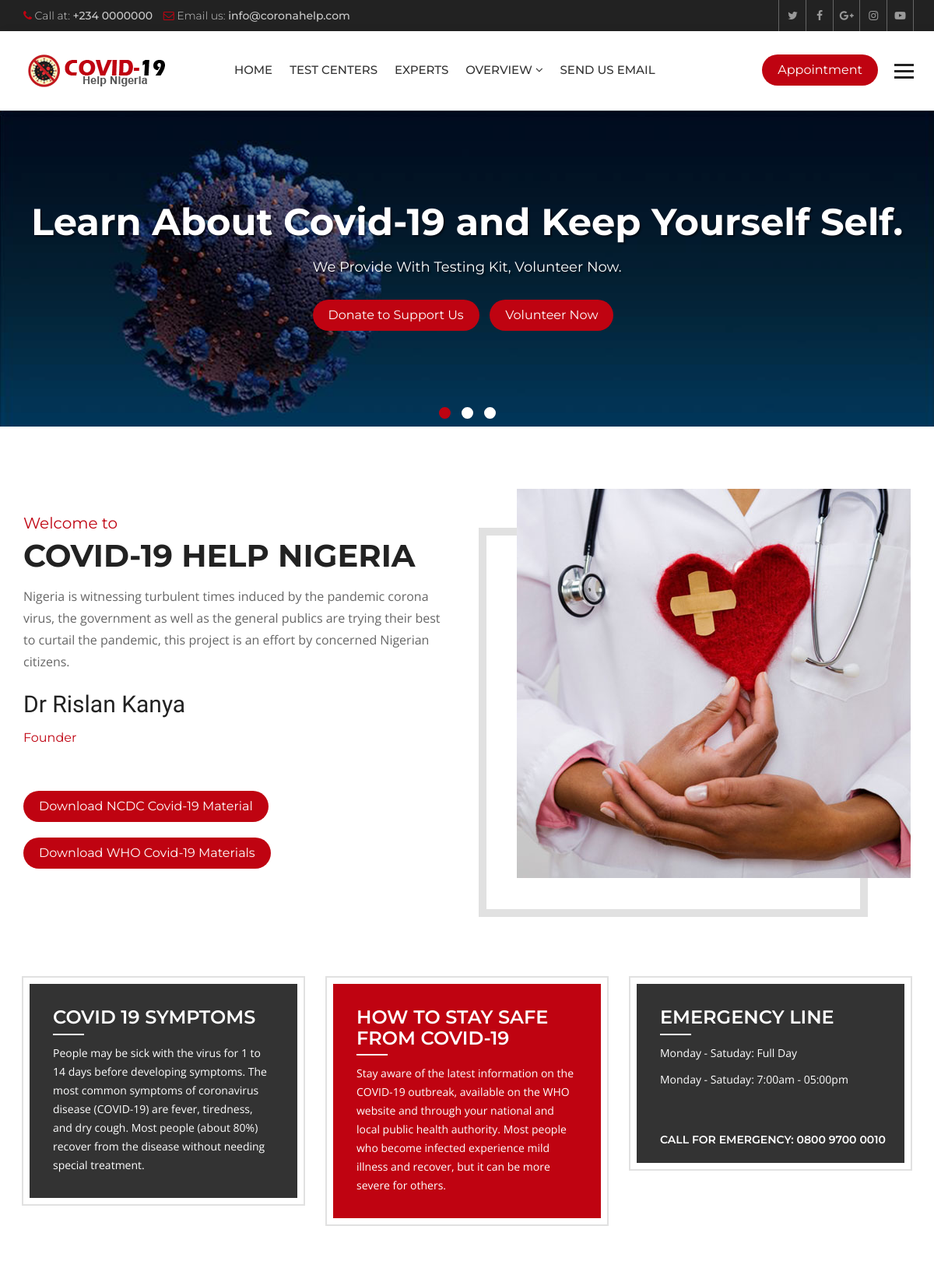
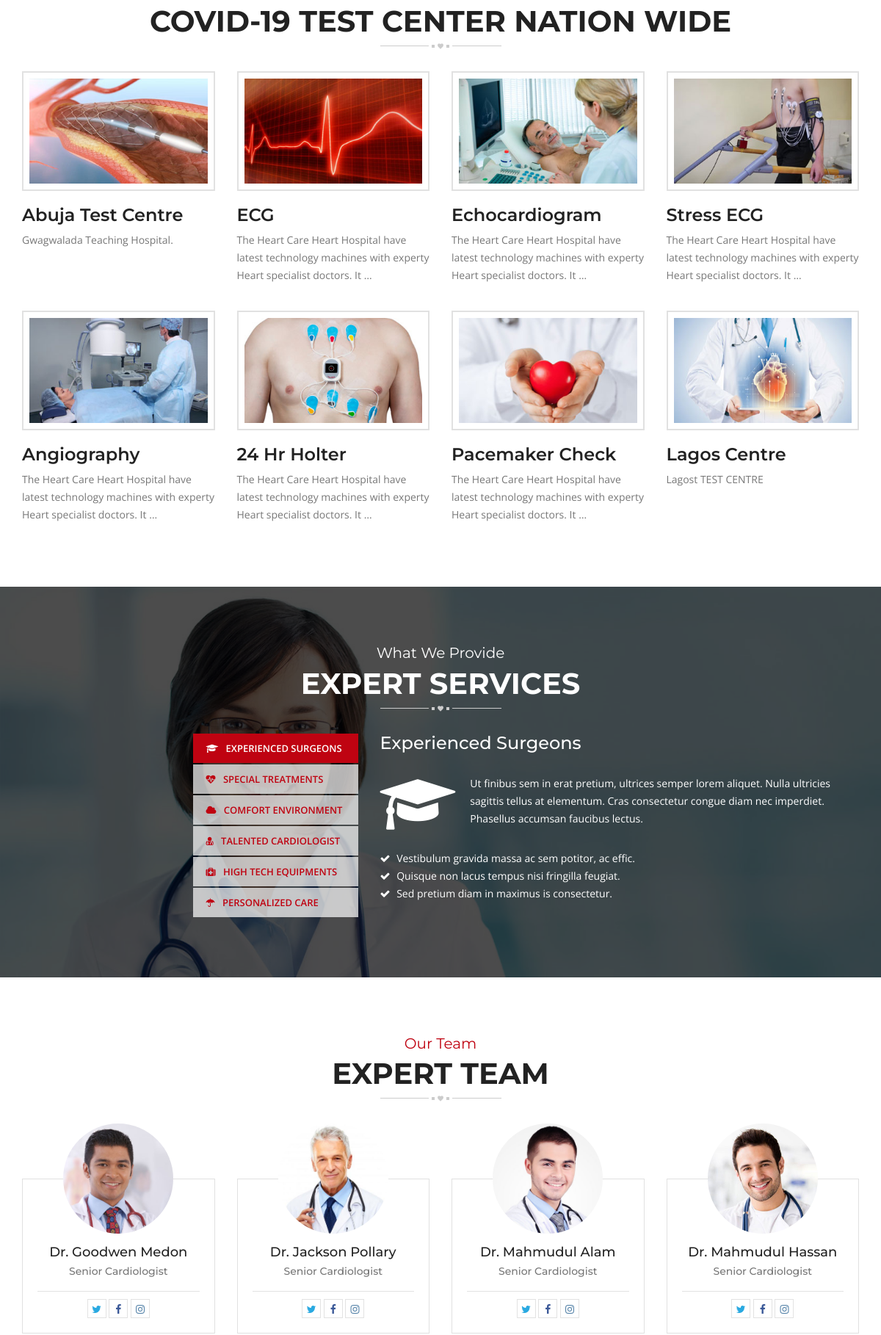
The page / (upper part) on the database its author committed (2 pictures, top to bottom).
### hospital/models.py (models this page shows, shortened)
class Slider(models.Model):
    caption = models.CharField(max_length=150)
    slogan = models.CharField(max_length=120)
    image = models.ImageField(upload_to='sliders/')
    class Meta:
        verbose_name_plural = 'Slider'

class Service(models.Model):
    title = models.CharField(max_length=120)
    description = models.TextField()
    items = models.ManyToManyField(to='Item',)
    thumbnail = models.ImageField(upload_to='services/')
    cover = models.ImageField(upload_to='services/')
    image1 = models.ImageField(upload_to='services/', blank=True, null=True)
    image2 = models.ImageField(upload_to='services/', blank=True, null=True)

class Doctor(models.Model):
    name = models.CharField(max_length=120)
    speciality = models.CharField(max_length=120)
    picture = models.ImageField(upload_to="doctors/")
    details = models.TextField()
    experience = models.TextField()
    expertize = models.ManyToManyField(to='Expertize', related_name='doctors')
    twitter = models.CharField(max_length=120, blank=True, null=True)
    facebook = models.CharField(max_length=120, blank=True, null=True)
    instagram = models.CharField(max_length=120, blank=True, null=True)

### hospital/views.py (the view)
# urls.py: path('', views.HomeView.as_view(), name='index'),
class HomeView(ListView):
    template_name = 'hospital/index.html'
    queryset = Service.objects.all()
    context_object_name = 'services'
    def get_context_data(self, **kwargs):
        context = super().get_context_data()
        context['sliders'] = Slider.objects.all()
        context['experts'] = Doctor.objects.all()
        return context

### hospital/context_processors.py (called while the page is built)
def footer_content(request):
    services = Service.objects.all()
    doctors = Doctor.objects.all()
    context = {
        'services': services,
        'doctors': doctors
    }
    return context

### templates/hospital/index.html (shortened to what this page needs)
{% extends 'base.html' %}
{% load static %}
{% block maincontent %}
<div class="main-content">
 <section class="welcome-section">
  <div class="container">
    <div class="row">
      <div class="welcome-box">
        <div class="col-md-6 col-sm-6">
          <div class="welcome-text">
            <div class="sectio-title-2"> <strong>Welcome to</strong>
              <h2>Covid-19 Help Nigeria</h2>
            </div>
            <p> Nigeria is witnessing turbulent times induced by the pandemic corona virus, the government as well as the general publics are trying their
              best to curtail the pandemic, this project is an effort by concerned Nigerian citizens.</p>
            <strong class="signature">Dr Rislan Kanya</strong>
            <h6 class="designation">Founder</h6>
              <br/>
              <br/>
              <br/>
              <a class="btn-1" href="https://ncdc.gov.ng/themes/common/files/sitreps/5d83a97c894646068cdcaef38cd4da09.pdf">Download NCDC Covid-19 Material</a> <br/>
              <a class="btn-1" href="https://www.who.int/docs/default-source/coronaviruse/key-messages-and-actions-for-covid-19-prevention-and-control-in-schools-march-2020.pdf?sfvrsn=baf81d52_4">Download WHO Covid-19 Materials</a>
          </div>
        </div>
        <div class="col-md-6 col-sm-6">
          <div class="welcome-img"> <img src="{% static 'heartcare/images/welcome.jpg' %}" alt=""> </div>
        </div>
      </div>
    </div>
  </div>
</section>
  <section class="home-features">
    <div class="container">
      <div class="row">
        <div class="col-md-4 col-sm-4">
          <div class="features-box">
            <h3>Covid 19 Symptoms</h3>
            <p>People may be sick with the virus for 1 to 14 days before developing symptoms.
              The most common symptoms of coronavirus disease (COVID-19) are fever, tiredness,
              and dry cough. Most people (about 80%) recover from the disease without needing special treatment.</a>
          </div>
        </div>
        <div class="col-md-4 col-sm-4">
          <div class="features-box selected">
            <h3>How to Stay Safe from Covid-19</h3>
            <p>Stay aware of the latest information on the COVID-19 outbreak, available on the WHO website
               and through your national and local public health authority. Most people
               who become infected experience mild illness and recover, but it can be more severe for others.</p>
          </div>
        </div>
        <div class="col-md-4 col-sm-4">
          <div class="features-box">
            <h3>Emergency Line</h3>
             <p>Monday -  Satuday:</span> Full Day </p>
             <p>Monday -  Satuday:</span> 7:00am - 05:00pm</p>
            <a href="#">Call for Emergency: 0800 9700 0010</a>
          </div>
        </div>
      </div>
    </div>
  </section>
  <section class="home-services">
    <div class="container">
      <div class="row">
        <div class="col-md-12">
          <div class="section-title-3"> <strong></strong>
            <h2>Covid-19 Test Center Nation Wide</h2>
          </div>
        </div>
        <div class="col-md-12">
          <div class="service-style-1">
            <div class="row">
              {% for service in services %}
              <div class="col-md-3 col-sm-3">
                <div class="service-box">
                  <div class="ser-thumb">  <img src="{{ service.thumbnail.url }}"
                      alt="">
                  </div>
                  <div class="ser-content">
                    <h3><a href="{% url 'service_details' service.id %}">{{ service.title }}</a></h3>
                    <p>{{ service.description|truncatewords:15 }}</p>
                  </div>
                </div>
              </div>
              {% endfor %}
            </div>
          </div>
        </div>
      </div>
    </div>
  </section>
  <section class="heart-care-services">
    <div class="container">
      <div class="row">
        <div class="col-md-12">
          <div class="section-title-3 white"> <strong>What We Provide</strong>
            <h2>Expert Services</h2>
          </div>
        </div>
        <div class="col-md-5 col-sm-5">
          <ul class="nav nav-tabs" role="tablist">
            <li role="presentation" class="active"><a href="#service-1" aria-controls="service-1" role="tab"
                data-toggle="tab"> <i class="fa fa-graduation-cap"></i> Experienced Surgeons</a></li>
            <li role="presentation"><a href="#service-2" aria-controls="service-2" role="tab" data-toggle="tab"> <i
                  class="fa fa-heartbeat"></i> Special Treatments</a></li>
            <li role="presentation"><a href="#service-3" aria-controls="service-3" role="tab" data-toggle="tab"> <i
                  class="fa fa-cloud"></i> Comfort Environment</a></li>
            <li role="presentation"><a href="#service-4" aria-controls="service-4" role="tab" data-toggle="tab"> <i
                  class="fa fa-user-md"></i> Talented Cardiologist</a></li>
            <li role="presentation"><a href="#service-5" aria-controls="service-5" role="tab" data-toggle="tab"> <i
                  class="fa fa-medkit"></i> High Tech Equipments</a></li>
            <li role="presentation"><a href="#service-6" aria-controls="service-6" role="tab" data-toggle="tab"> <i
                  class="fa fa-umbrella"></i> Personalized Care</a></li>
          </ul>
        </div>
        <div class="col-md-7 col-sm-7">
          <div class="tab-content">
            <div role="tabpanel" class="tab-pane active" id="service-1">
              <div class="ser-tab-text">
                <h3>Experienced Surgeons</h3>
                <p> <i class="fa fa-graduation-cap"></i> Ut finibus sem in erat pretium, ultrices semper lorem
                  aliquet. Nulla ultricies sagittis tellus at elementum. Cras consectetur congue diam nec imperdiet.
                  Phasellus accumsan faucibus lectus. </p>
                <ul>
                  <li><i class="fa fa-check"></i> Vestibulum gravida massa ac sem potitor, ac effic.</li>
                  <li><i class="fa fa-check"></i> Quisque non lacus tempus nisi fringilla feugiat.</li>
                  <li><i class="fa fa-check"></i> Sed pretium diam in maximus is consectetur.</li>
                </ul>
              </div>
            </div>
          </div>
        </div>
      </div>
    </div>
  </section>
  <section class="team">
    <div class="container">
      <div class="row">
        <div class="section-title-3"> <strong>Our Team</strong>
          <h2>Expert Team</h2>
        </div>
      </div>
      <div class="row">
        {% for doctor in experts|slice:':4' %}
        <div class="col-md-3 col-sm-6">
          <div class="team-box mb50">
            <div class="team-thumb">  <img src="{{ doctor.picture.url }}" alt=""></div>
            <div class="team-text">
              <h5><a href="{% url 'doctor_details' doctor.id %}">{{ doctor.name }}</a></h5>
              <strong>{{ doctor.speciality }}</strong>
              <ul class="team-social">
                {% if doctor.twitter %}
                <li><a class="tw" href="{{ doctor.twitter }}"><i class="fa fa-twitter" aria-hidden="true"></i></a></li>
                {% endif %}
                {% if doctor.facebook %}
                <li><a class="fb" href="{{ doctor.facebook }}"><i class="fa fa-facebook" aria-hidden="true"></i></a>
                </li>
                {% endif %}
                {% if doctor.instagram %}
                <li><a class="insta" href="{{ doctor.instagram }}"><i class="fa fa-instagram"
                      aria-hidden="true"></i></a></li>
                {% endif %}
              </ul>
            </div>
          </div>
        </div>
        {% endfor %}
      </div>
    </div>
  </section>
</div>
{% endblock maincontent %}

### templates/partials/_slider.html (shortened to what this page needs)
{% load static %}
<div class="main-slider">
    <div id="main-slider" class="owl-carousel owl-theme">
      {% for slider in sliders %}
      <div class="item">
          <div class="slide-caption slide-2">
            <div class="container">
              <h1>{{ slider.caption }}</h1>
              <p>{{ slider.slogan }}</p>
              <a class="btn-1" href="#">Donate to Support Us
              </a>
              <a class="btn-1" href="#">Volunteer Now</a>
            </div>
          </div>
          <span class="simg"><img src="{{ slider.image.url }}" alt=""></span>
        </div>
      {% endfor %}
    </div>
  </div>

### heartcare/static/heartcare/css/color.css (style rules this page uses)
.site-header .navbar-default .navbar-nav > li > a:hover, .site-header .navbar-default .navbar-nav > .active > a, .site-header .navbar-default .navbar-nav > .active > a:focus, .site-header .navbar-default .navbar-nav > .active > a:hover, .site-header .navbar-default .navbar-nav > .open > a, .site-header .navbar-default .navbar-nav > .open > a:focus, .site-header .navbar-default .navbar-nav > .open > a:hover, .main-slider .owl-theme .owl-dots .owl-dot.active span, .main-slider .owl-theme .owl-dots .owl-dot:hover span, .site-header .navbar-nav > li > a.appoint, .site-header .navbar-nav > li > a.nav-search, .btn-1, .site-header .dropdown-menu > li > a:after, .app-form input[type="submit"], .header-style-two .nav-area, .learn-more, .play:hover, .cp-tabs .nav-tabs > li.active > a, .cp-tabs .nav-tabs > li.active > a:focus, .cp-tabs .nav-tabs > li.active > a:hover, .site-header .head-search .btn.btn-default, .main-slider .owl-theme .owl-dots .owl-dot.active span, .main-slider .owl-theme .owl-dots .owl-dot:hover span, .service-box-2:after, .Heart-box:hover .v-icon, .Heart-box:hover .v-text, .post-date, .team-two .team-social li a, .team-two .team-box .team-text:after, .book-appointment-widget a, .cp-pagination .pagination > li > a:hover, .cp-pagination .pagination > li > span:hover, .book-app, .submit-btn, .news-thumb .date, .newsletter-form button, .news-detail blockquote, .comment-form input[type="submit"], .pro-hover a, .review-form input[type="submit"], .related-products .owl-dots .owl-dot.active span, .related-products .owl-dots .owl-dot:hover span, .heart-care-services .nav-tabs>li.active>a, .heart-care-services .nav-tabs>li.active>a:focus, .heart-care-services .nav-tabs>li.active>a:hover, .heart-care-services .nav-tabs>li>a:hover, .services-nav h3, .site-header .dropdown-menu > li > a:hover, .features-box:hover, .features-box.selected, .footer .widget .rm, .home-testimonials .owl-theme .owl-dots .owl-dot.active span, .home-testimonials .owl-theme .owl-dots .owl-dot:hover span { background: #bf0311; }
.top-bar li .fa, .top-social a:hover, .view, .services-list .service h3 a:hover, .service-style-1 .service-box .ser-content h3 a:hover, .faqs .panel-default > .panel-heading h4 a, .faqs .panel-default > .panel-heading a::after, .team-text h5 a:hover, .section-title-3 strong, .post-text > h5 a:hover, .read-more:hover, .widget address .icon, .footer .widget a:hover, .footer-cr p strong, .footer-social a:hover, .post-meta li, .post-meta li:after, .post-meta li a, .header-service-area .icon, .header-service-area strong, .section-title-1 strong, .section-title-1 h2, .sectio-title-2 strong, .welcome-text .designation, .Heart-box .v-icon, .phone-icon, .services-nav .side-nav li:hover a, .services-nav .side-nav li.active a, .gallery-thumb .hover-info a, .archives li:before, .search-form button, .date-time, .right-404 strong, .prices, .review .fa, .login-social li, .login-social li a, .heart-care-services .nav-tabs>li>a { color: #bf0311; }

### rows shown on the page
Slider: caption "Learn About Covid-19 and Keep Yourself Self.", slogan "We Provide With Testing Kit, Volunteer Now.", image (picture)
Service: thumbnail (picture), title "Abuja Test Centre", description "Gwagwalada Teaching Hospital."
Service: thumbnail (picture), title "ECG", description "The Heart Care Heart Hospital have latest technology machines with experty Heart specialist doctors. It …"
Service: thumbnail (picture), title "Echocardiogram", description "The Heart Care Heart Hospital have latest technology machines with experty Heart specialist doctors. It …"
Service: thumbnail (picture), title "Stress ECG", description "The Heart Care Heart Hospital have latest technology machines with experty Heart specialist doctors. It …"
Service: thumbnail (picture), title "Angiography", description "The Heart Care Heart Hospital have latest technology machines with experty Heart specialist doctors. It …"
Service: thumbnail (picture), title "24 Hr Holter", description "The Heart Care Heart Hospital have latest technology machines with experty Heart specialist doctors. It …"
Service: thumbnail (picture), title "Pacemaker Check", description "The Heart Care Heart Hospital have latest technology machines with experty Heart specialist doctors. It …"
Service: thumbnail (picture), title "Lagos Centre", description "Lagost TEST CENTRE"
Doctor: picture (picture), name "Dr. Goodwen Medon", speciality "Senior Cardiologist"
Doctor: picture (picture), name "Dr. Jackson Pollary", speciality "Senior Cardiologist"
Doctor: picture (picture), name "Dr. Mahmudul Alam", speciality "Senior Cardiologist"
Doctor: picture (picture), name "Dr. Mahmudul Hassan", speciality "Senior Cardiologist"
